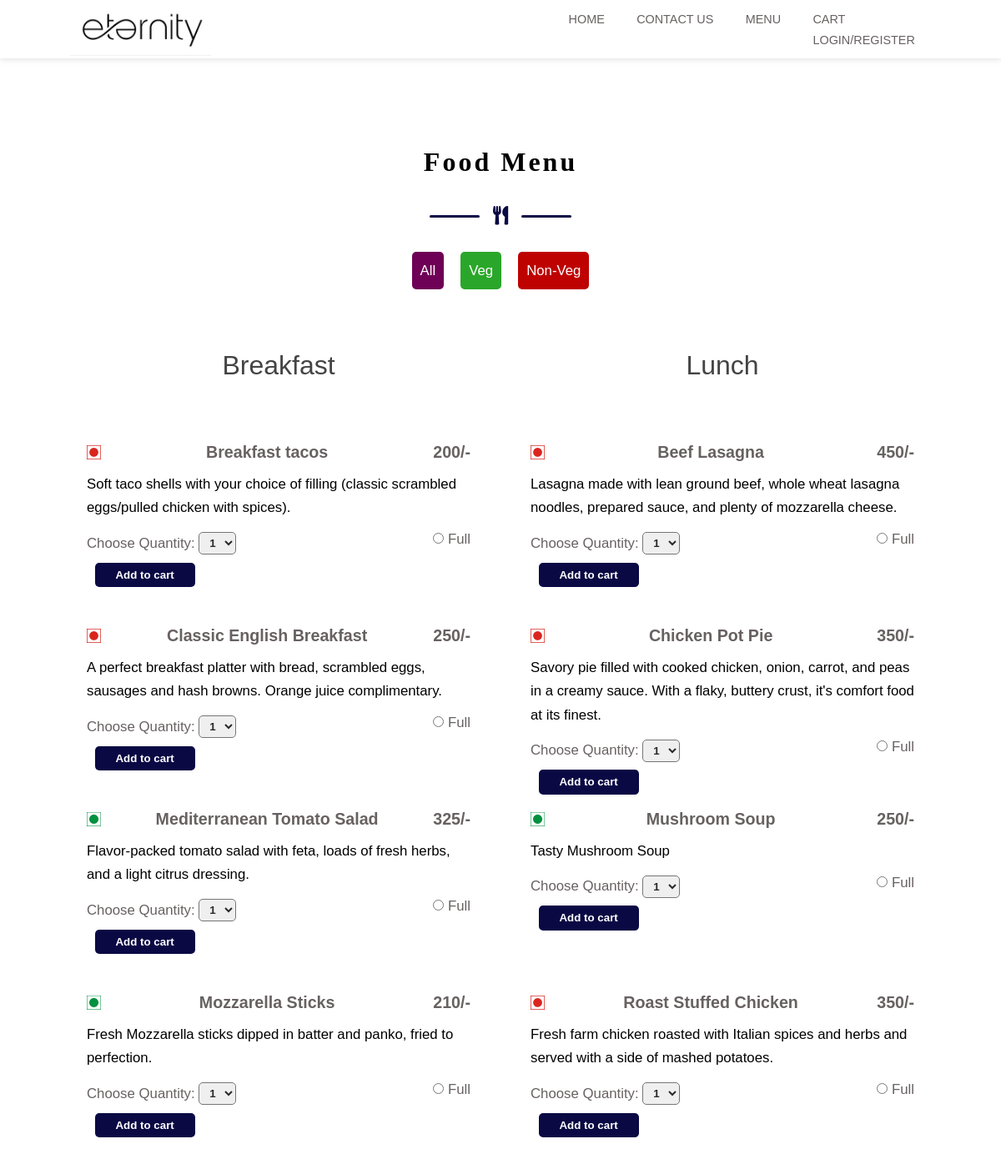
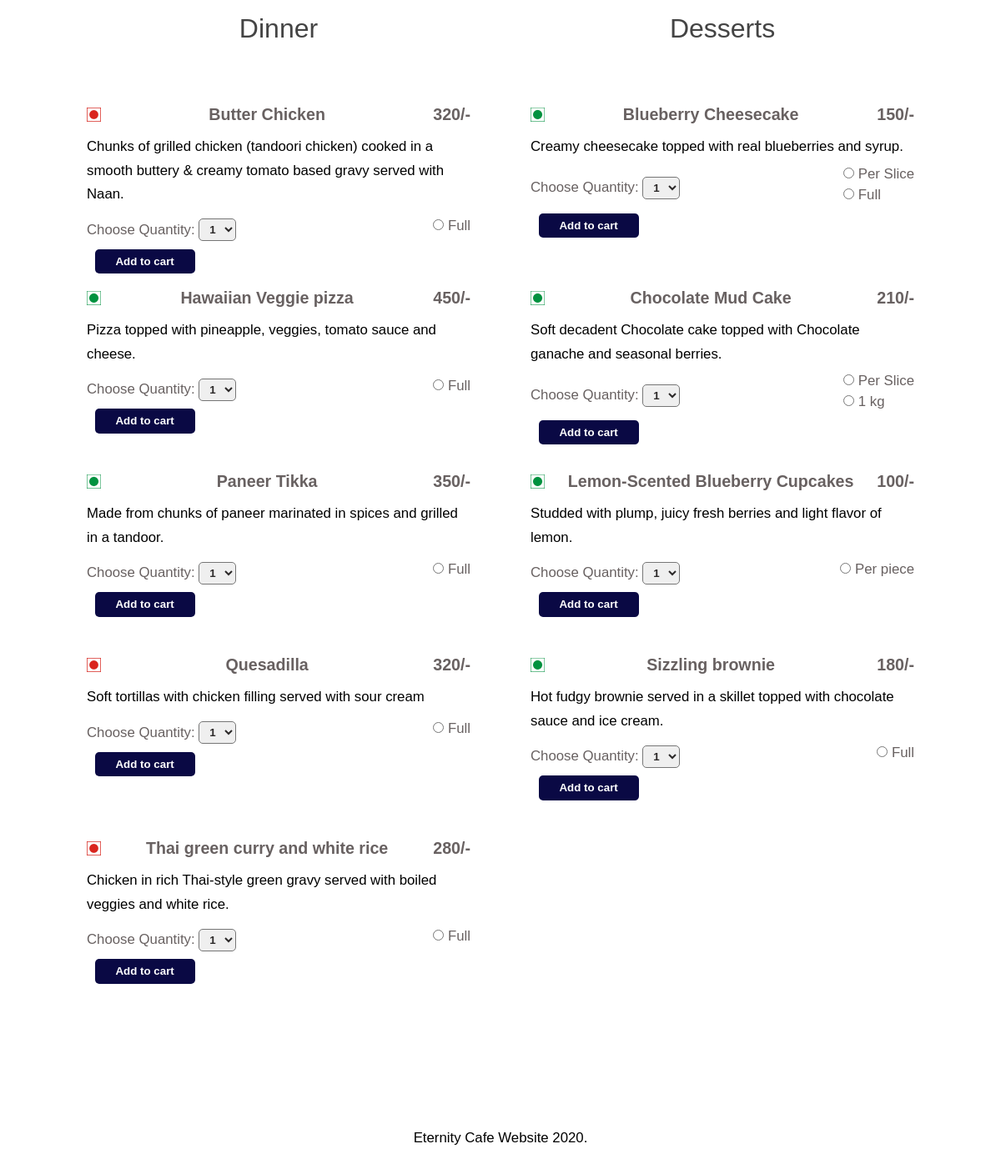
Page /menu.php on the committed database (2 pictures, top to bottom).
### tables this page shows
CREATE TABLE `category` (
  `id` int(11) NOT NULL,
  `category` varchar(50) NOT NULL,
  `order_number` int(11) NOT NULL,
  `status` int(11) NOT NULL,
  `added_on` datetime NOT NULL,
  `color` varchar(10) NOT NULL
);

CREATE TABLE `course` (
  `id` int(1) NOT NULL,
  `course` varchar(10) NOT NULL,
  `status` int(1) NOT NULL
);

CREATE TABLE `dish` (
  `id` int(11) NOT NULL,
  `course_id` int(11) NOT NULL,
  `dish` varchar(100) NOT NULL,
  `dish_detail` text NOT NULL,
  `image` varchar(100) NOT NULL,
  `status` int(11) NOT NULL,
  `added_on` datetime NOT NULL,
  `category_id` int(1) NOT NULL,
  `price` int(4) NOT NULL
);

CREATE TABLE `dish_details` (
  `id` int(11) NOT NULL,
  `dish_id` int(11) NOT NULL,
  `attribute` varchar(100) NOT NULL,
  `price` int(11) NOT NULL,
  `status` int(11) NOT NULL,
  `added_on` datetime NOT NULL
);

### menu.php (the view, shortened to what this page needs)
<?php
include('header.php');
?>
<div class="padding-y menu" id="menu">
    <div class="container">
        <div class="title">
            <h2>Food Menu</h2>
            <div class="line center">
                <div></div>
                <span><i class="fas fa-utensils"></i></span>
                <div></div>
            </div>
        </div>
        <?php
        $cat_res = mysqli_query($con, "select * from category where status = 1 order by order_number")
        ?>
        <div class="center">
            <a href="menu.php" class="button purple">All</a>
            <?php
            while ($cat_row = mysqli_fetch_assoc($cat_res)) {
                echo '<div class=' . $cat_row['category'] . '>
            <a class="button ' . $cat_row['color'] . '" href="menu.php?cat_id=' . $cat_row['id'] . '">' . $cat_row['category'] . '</a></div>';
            } ?>
        </div>
        <div class="menu-row">
            <?php
            $course_res = mysqli_query($con, "select * from course order by id");
            while ($course_row = mysqli_fetch_assoc($course_res)) {
                echo
                    '<div class="menu-col-1">
                <div class="center">
                    <h2 class="menu-section-title">' . $course_row['course'] . '</h2>
                </div>';
                $product_sql = "select * from dish where status = 1 and course_id=" . $course_row['id'] . " order by dish";
                $product_res = mysqli_query($con, $product_sql);
                $product_count = mysqli_num_rows($product_res);
                if ($product_count > 0) {
                    while ($product_row = mysqli_fetch_assoc($product_res)) {
                        $id = $product_row['id'];
                        $dish_attr_res_1 = mysqli_query($con, "select * from dish_details
                                    where status = 1 and dish_id=$id order by price");
                        $dish_attr_row = mysqli_fetch_assoc($dish_attr_res_1); ?>
                        <div class="menu-item">
                            <div class="menu-text">
                                <div class="price">
                                    <?php
                                    if ($product_row['category_id'] == 1) {
                                        echo ' <img style="width:17px;height:17px;" src="images/Veg.jpg" >';
                                    } else {
                                        echo ' <img style="width:17px;height:17px;" src="images/Non-Veg.jpg" alt="">';
                                    }
                                    ?>
                                    <h3><?php echo $product_row['dish']; ?></h3>
                                    <h3><?php echo $dish_attr_row['price']; ?>/-</h3>
                                </div>
                                <div>
                                    <p class="text"><?php echo $product_row['dish_detail'] ?></p>
                                    <div class="price">
                                        <div>
                                            <label>Choose Quantity:</label>
                                            <select class="dropdown center" id="quantity_dish<?php echo $id; ?>" name="quantity_dish<?php echo $id; ?>">
                                                <?php
                                                for ($i = 1; $i <= 20; $i++) {
                                                    echo "<option value='$i'>$i</option>";
                                                }
                                                ?>
                                            </select>
                                        </div>
                                        <br>
                                        <div>
                                            <?php
                                            $dish_attr_res = mysqli_query($con, "select * from dish_details
                                            where status = 1 and dish_id=$id order by price");
                                            while ($dish_attr_row = mysqli_fetch_assoc($dish_attr_res)) {
                                                $attr = $dish_attr_row['attribute'];
                                                $attr_id = $dish_attr_row['id']; ?>
                                                <input type="radio" id="attribute_dish<?php echo $id; ?>" name="attribute_dish<?php echo $id; ?>" value="<?php echo $attr; ?>">
                                                <label for="attribute_dish<?php echo $id; ?>"><?php echo $attr; ?></label><br>
                                            <?php }
                                            ?>
                                        </div>
                                    </div>
                                    <input class="add_to_cart" type="submit" style="border: none;" value="Add to cart" onclick="add_to_cart(<?php echo $id ?>,'add',<?php echo $attr_id ?>)">
                                </div>
                            </div>
                        </div>
            <?php
                    }
                } else {
                    echo "<h4 class='title'>No dish available in this course.</h4>";
                }
                echo ' </div>';
            } ?>
        </div>
    </div>
</div>
<?php
include('footer.php');
?>

### header.php (shortened to what this page needs)
<!DOCTYPE html>
<html>
<head>
    <link rel="stylesheet" href="assets/fonts/font.css">
    <link rel="stylesheet" href="assets/font-awesome/all.css">
    <link rel="stylesheet" href="css/style.css">
</head>
<body>
    <header>
        <nav class="navbar">
            <div class="container">
                <div class="brand-and-toggler">
                    <a href="index.html" class="navbar-brand">
                        <img src="assets/images/logo.jpeg" alt="logo">
                    </a>
                </div>
                <div class="navbar-collapse">
                    <ul class="navbar-nav">
                        <li>
                            <a href="index.php">home</a>
                        </li>
                        <li>
                            <a href="index.php#contact">Contact Us</a>
                        </li>
                        <li>
                            <a href="menu.php">menu</a>
                        </li>
                        <div>
                            <?php
                            if (!isset($_SESSION['FOOD_USER_NAME'])) {
                            ?>
                                <li>
                                    <a href="cart.php">cart</a>
                                </li>
                                <li>
                                    <a href="login.php">Login/Register</a>
                                </li>
                            <?php
                            }
                            ?>
                        </div>
                    </ul>
                </div>
            </div>
        </nav>
    </header>

### footer.php (shortened to what this page needs)
<footer>
    <p class="text">Eternity Cafe Website 2020. </p>
</footer>
</body>
</html>

### css/style.css (style rules this page uses)
:root { --nero: #252525; --dimGray: rgb(104, 97, 97); --max-red: #0a0944; --snow: #fafafa; --Libre: "Libre Franklin", sans-serif; --Kaushan: "Kaushan Script"; --transition: all 0.4s ease; }
* { box-sizing: border-box; padding: 0; margin: 0; font-family: var(--Libre); }
body { line-height: 1.5; font-size: 1.05rem; font-weight: 200; text-rendering: optimizeLegibility; }
a { color: #000; text-decoration: none; }
img { width: 100%; display: block; }
li { list-style-type: none; }
.button:link, .button:visited { color: white; padding: 10px 10px; margin: 10px; text-align: center; text-decoration: none; display: inline-block; border-radius: 5px; }
.red { background-color: rgb(190, 1, 1); }
.green { background-color: rgb(42, 167, 42); }
.purple { background-color: rgb(110, 0, 86); }
.container { width: 94%; margin: 0 auto; }
h1, h2, h3, h4, h5, h6 { padding: 0.3rem 0; }
.center { display: flex; align-items: center; justify-content: center; }
.text { padding: 0.3rem 0; line-height: 1.7; }
.padding-y { padding: 5rem 0; }
.title { padding: 1rem 0; text-align: center; }
.title h2 { margin: 0 0.5rem; font-family: var(--Kaushan); letter-spacing: 2px; }
.line { margin-top: 1.2rem; }
.line div { width: 60px; height: 3px; background: var(--max-red); border-radius: 5px; }
.line span { font-size: 1.4rem; margin: 0 1rem; color: var(--max-red); }
.navbar { z-index: 999; background: #fff; -webkit-box-shadow: 0px 2px 6px 0px rgba(209, 209, 209, 0.57); -moz-box-shadow: 0px 2px 6px 0px rgba(209, 209, 209, 0.57); box-shadow: 0px 2px 6px 0px rgba(209, 209, 209, 0.57); }
.brand-and-toggler { font-size: 1.4rem; display: flex; align-items: center; justify-content: space-between; padding: 0.6rem; border-bottom: 1.5px solid #f0f0f0; }
.navbar-brand { display: flex; align-items: center; }
.navbar-brand img { width: 150px; }
.navbar-nav { padding: 0.6rem 0; }
.navbar-nav li { margin: 0.2rem 0; padding: 0.5rem 0; }
.navbar-nav li a { font-weight: 400; text-transform: uppercase; font-size: 0.9rem; color: var(--dimGray); }
.navbar-collapse { display: none; }
.menu-row { margin: 2rem 0; }
.menu-item { margin: 0.6rem 0; }
.menu-text { padding: 1rem 0; }
.price { display: flex; align-items: center; justify-content: space-between; color: var(--dimGray); }
.add_to_cart { margin: 0.6rem; display: inline-block; background: var(--max-red); width: 120px; border-radius: 5px; text-align: center; padding: 0.45rem 0; color: #fff; font-weight: 600; transition: var(--transition); }
.menu-section-title { font-size: 32px; display: block; font-weight: 400; color: #444; margin: 20px 0; text-align: center; }
.dropdown { margin-top: 0.6rem; display: inline-block; text-align: center; padding: 4px; border-radius: 5px; color: rgb(44, 41, 41); font-weight: 600; transition: var(--transition); }
footer { padding: 2rem 0; text-align: center; }
@media screen and (min-width: 480px) { .title h2 { font-size: 2rem; letter-spacing: 3px; } }
@media screen and (min-width: 480px) { .menu-item { align-items: center; column-gap: 2rem; margin: 20px; height: 200px; } }
@media screen and (min-width: 992px) { .container { width: 90vw; } }
@media screen and (min-width: 992px) { .navbar .container { display: flex; flex-wrap: wrap; align-items: center; } }
@media screen and (min-width: 992px) { .navbar-collapse { flex: 1 0 auto; display: block !important; } }
@media screen and (min-width: 992px) { .navbar-nav { display: flex !important; justify-content: flex-end; } }
@media screen and (min-width: 992px) { .navbar-nav li { margin: 0 1.2rem; padding: 0; } }
@media screen and (min-width: 992px) { .menu-row { display: grid; grid-template-columns: repeat(2, 1fr); column-gap: 2rem; } }
@media screen and (min-width: 1200px) { .container { width: 86%; } }

### rows in the picture
category: category "Veg"
category: category "Non-Veg"
course: course "Breakfast"
dish: dish "Breakfast tacos", dish_details.price "200", dish_detail "Soft taco shells with your choice of filling (classic scrambled eggs/pulled chicken with spices).", id "1"
dish_details: attribute "Full"
dish: dish "Classic English Breakfast", dish_details.price "250", dish_detail "A perfect breakfast platter with bread, scrambled eggs, sausages and hash browns. Orange juice complimentary.", id "1"
dish_details: attribute "Full"
dish: dish "Mediterranean Tomato Salad", dish_details.price "325", dish_detail "Flavor-packed tomato salad with feta, loads of fresh herbs, and a light citrus dressing.", id "1"
dish_details: attribute "Full"
dish: dish "Mozzarella Sticks", dish_details.price "210", dish_detail "Fresh Mozzarella sticks dipped in batter and panko, fried to perfection.", id "1"
dish_details: attribute "Full"
course: course "Lunch"
dish: dish "Beef Lasagna", dish_details.price "450", dish_detail "Lasagna made with lean ground beef, whole wheat lasagna noodles, prepared sauce, and plenty of mozzarella cheese.", id "1"
dish_details: attribute "Full"
dish: dish "Chicken Pot Pie", dish_details.price "350", dish_detail "Savory pie filled with cooked chicken, onion, carrot, and peas in a creamy sauce. With a flaky, buttery crust, it's comfort food at its finest.", id "1"
dish_details: attribute "Full"
dish: dish "Mushroom Soup", dish_details.price "250", dish_detail "Tasty Mushroom Soup", id "1"
dish_details: attribute "Full"
dish: dish "Roast Stuffed Chicken", dish_details.price "350", dish_detail "Fresh farm chicken roasted with Italian spices and herbs and served with a side of mashed potatoes.", id "1"
dish_details: attribute "Full"
course: course "Dinner"
dish: dish "Butter Chicken", dish_details.price "320", dish_detail "Chunks of grilled chicken (tandoori chicken) cooked in a smooth buttery & creamy tomato based gravy served with Naan.", id "1"
dish_details: attribute "Full"
dish: dish "Hawaiian Veggie pizza", dish_details.price "450", dish_detail "Pizza topped with pineapple, veggies, tomato sauce and cheese.", id "1"
dish_details: attribute "Full"
dish: dish "Paneer Tikka", dish_details.price "350", dish_detail "Made from chunks of paneer marinated in spices and grilled in a tandoor.", id "1"
dish_details: attribute "Full"
dish: dish "Quesadilla", dish_details.price "320", dish_detail "Soft tortillas with chicken filling served with sour cream", id "1"
dish_details: attribute "Full"
dish: dish "Thai green curry and white rice", dish_details.price "280", dish_detail "Chicken in rich Thai-style green gravy served with boiled veggies and white rice.", id "1"
dish_details: attribute "Full"
course: course "Desserts"
dish: dish "Blueberry Cheesecake", dish_details.price "150", dish_detail "Creamy cheesecake topped with real blueberries and syrup.", id "1"
dish_details: attribute "Per Slice"
dish_details: attribute "Full"
dish: dish "Chocolate Mud Cake", dish_details.price "210", dish_detail "Soft decadent Chocolate cake topped with Chocolate ganache and seasonal berries.", id "1"
dish_details: attribute "Per Slice"
dish_details: attribute "1 kg"
dish: dish "Lemon-Scented Blueberry Cupcakes", dish_details.price "100", dish_detail "Studded with plump, juicy fresh berries and light flavor of lemon.", id "1"
dish_details: attribute "Per piece"
dish: dish "Sizzling brownie", dish_details.price "180", dish_detail "Hot fudgy brownie served in a skillet topped with chocolate sauce and ice cream.", id "1"
dish_details: attribute "Full"
